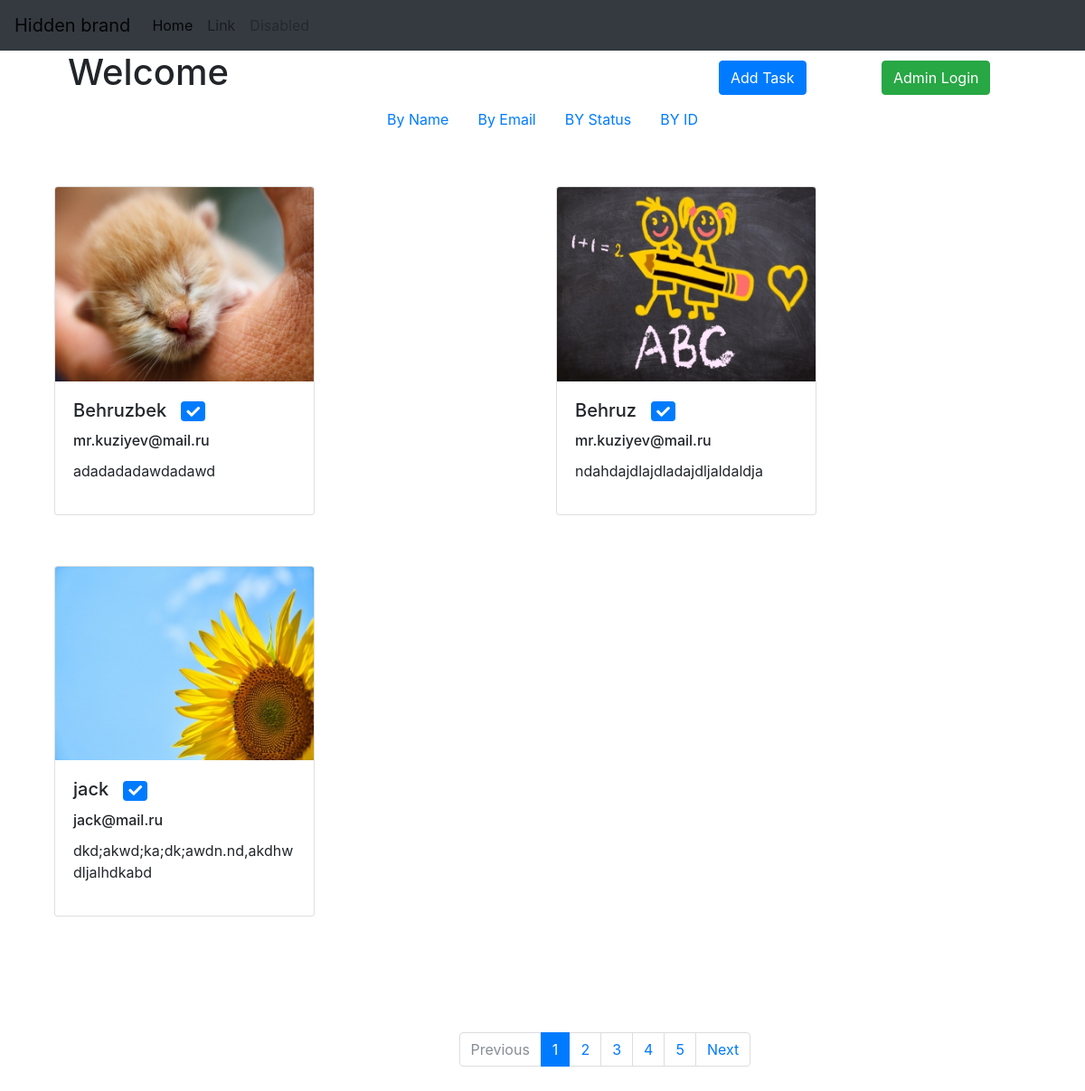
/?page=1, run on the app's committed database.
### tables this page shows
CREATE TABLE `user_tasks` (
  `id` int(11) NOT NULL,
  `name` varchar(150) NOT NULL,
  `email` varchar(150) NOT NULL,
  `task` text NOT NULL,
  `image` varchar(200) NOT NULL,
  `status` tinyint(1) NOT NULL DEFAULT '0'
);

### application/controllers/homeController.php (called while the page is built, shortened)
<?php
class HomeController extends Controller{
    public function paginateAction() {
        $all_res = $this->model->get_all_data();
        $res = $this->model->getData();
        $vars = [
            'result' => $res,
            'allresult' => $all_res
        ];
        $this->view->render('Home page',$vars);
    }
}

### index.php (called while the page is built, shortened)
<?php
spl_autoload_register(function($class) {
    $path = str_replace('\\','/',$class.'.php');
});
$router = new Router;
$router->run();

### application/lib/DB.php (called while the page is built, shortened)
<?php
class DB {
    protected $db_conn;
    public function __construct() {
       $db_config = require 'application/config/db_conf.php';
       try{
       $this->db_conn = new PDO('mysql:host ='.$db_config['host'].';dbname='.
                        $db_config['dbname'].'',
                        $db_config['username'],
                        $db_config['password']);
         $this->db_conn->setAttribute(PDO::ATTR_ERRMODE,PDO::ERRMODE_EXCEPTION);
       } catch(PDOException $err) {
           return false;
       }
    }
    public function getAll($tableName) {
        $stmt = $this->db_conn->prepare('SELECT * from '.$tableName);
        $stmt->execute();
        $res = $stmt->fetchAll();
        return $res ? $res : false;
    }
    }

### application/config/db_conf.php (called while the page is built)
<?php
return [
    'host' => 'localhost',
    'dbname' => 'newdb',
    'username' => 'root',
    'password' => ''
];

### application/models/Home.php (called while the page is built, shortened)
<?php
class Home extends Model {
    public function get_all_data() {
        return $this->db_conn->getAll('user_tasks');
    }
}

### application/core/Controller.php (called while the page is built, shortened)
<?php
abstract class Controller {
    public function __construct($route) {
        $this->routes = $route;
        $this->model = $this->loadModel($this->routes['controller']);
    }
    public function loadModel($name) {
        $path = 'application\models\\'.ucfirst($name);
        if(class_exists($path)) {
            return new $path;
        }
    }
}

### application/core/Model.php (called while the page is built, shortened)
<?php
abstract class Model {
    public function __construct() {
        $this->db_conn = new DB;
    }
}

### application/views/home/paginate.php (the view, shortened to what this page needs)
<div class="col-md-12">
  <div class="col-md-6">
  <?php if(isset($_SESSION['adminName'])): ?>
    <h1><?=$_SESSION['adminName']; ?></h1>
<?php else: ?>
<h1><?='Welcome'; ?></h1>
<?php endif; ?>
  </div>
   <div class="col-md-2 col-md-offset-2">
      <a href="/addtask"><button class="btn btn-primary admin-btn">Add Task</button></a>
   </div>
  <div class="col-md-2">
  <?php if(!isset($_SESSION['adminName'])): ?>
    <a href="/login"><button class="btn btn-success admin-btn">Admin Login</button></a>
   <?php else: ?>
    <a href="/logout"><button class="btn btn-danger admin-btn">LogOut</button></a>
   <?php endif; ?>
  </div>
</div>
<div class="col-md-12">
<div class="sort-by">
<ul class="nav justify-content-center">
  <li class="nav-item">
    <a class="nav-link active" href="/?page=<?=$_GET['page'];?>&sort=name">By Name</a>
  </li>
  <li class="nav-item">
    <a class="nav-link" href="/?page=<?=$_GET['page'];?>&sort=email">By Email</a>
  </li>
  <li class="nav-item">
    <a class="nav-link" href="/?page=<?=$_GET['page'];?>&sort=status">BY Status</a>
  </li>
  <li class="nav-item">
    <a class="nav-link" href="/?page=<?=$_GET['page'];?>&sort=id">BY ID</a>
  </li>
</ul>
</div>
</div>
<br>
  <?php foreach($result as $var): ?>
<div class="col-md-6 task-card">
  <div class="card" style="width: 18rem;">
  <img src="<?=$var['image']; ?>" class="card-img-top" alt="...">
  <div class="card-body">
    <h5 class="card-title edit-name"><?=$var['name'];  ?>
      <?php if($var['status']): ?>
<a href=<?php if(isset($_SESSION['adminName'])): ?> "/changestatus?id=<?=$var['id']; ?>" <?php else:?>'#'
 <?php endif; ?>><span class="badge badge-primary status" value = "1">
      <i class="fas fa-check"></i>
      </span></a>
    <?php endif; ?>
     </h5>
    <h6 class="card-title edit-email"><?=$var['email'];  ?></h6>
    <p class="card-text edit-task"><?=$var['task']; ?></p>
  </div>
</div>
</div>
<?php endforeach; ?>
<br>
<?php include('application/views/layout/pagination.php'); ?>

### application/views/layout/pagination.php
<?php $size = sizeof($allresult);
      $cur_page = $_GET['page'];
      if(isset($_GET['sort'])) {
           $cur_page2 = '&sort='.$_GET['sort'];
      }
      else{
          $cur_page2 = "";
      }
      $all_pages = ceil($size/3);
?>
<div class="col-md-6 col-md-offset-5 pagination">
<nav aria-label="...">
  <ul class="pagination">
    <li class="page-item <?php if($cur_page == 1) {echo "disabled";} ?>">
      <a class="page-link" href="<?php if($cur_page > 1) {echo "/?page=";echo $cur_page-1;} ?>" tabindex="-1" aria-disabled="true">Previous</a>
    </li>
  <?php for($i=1;$i<=ceil($size/3);$i++): ?>
    <li class="page-item <?php if($cur_page == $i) {echo "active";} ?>" aria-current="page">
      <a class="page-link" href="/?page=<?=$i; ?><?=$cur_page2;?>"><?=$i; ?>
     <span class="sr-only">(current)</span></a>
    </li>
<?php endfor; ?>
    <li class="page-item <?php if($cur_page == $all_pages) {echo "disabled";} ?>">
      <a class="page-link" href="<?php if($cur_page != $all_pages) {echo "/?page=";echo $cur_page+1;} ?>">Next</a>
    </li>
  </ul>
</nav>
</div>

### application/core/Router.php (shortened to what this page needs)
<?php
class Router {
    protected $routes = [];
    protected $params = [];
    public function add($route,$params) {
        $route = '#^'.$route.'$#';
        $this->routes[$route] = $params;
    }
    public function match() {
        $url = trim($_SERVER['REQUEST_URI'],'/');
          foreach($this->routes as $route => $param) {
              if(preg_match($route,$url,$matches)) {
                $this->params = $param;
                return true;
              }
          }
          return false;
    }
    public function run() {
        if($this->match()) {
            $path = 'application\controllers\\'.ucfirst($this->params['controller']).'Controller';
            if(class_exists($path)) {
                $action = $this->params['action'].'Action';
                if(method_exists($path,$action)) {
                    $controller = new $path($this->params);
                    $controller->$action();
                }else{
                    echo 'Method Not found';
                }
            } else{
                echo "Class Not Found";
            }
        } else{
            echo "No Route Found";
        }
    }
}

### application/core/View.php (shortened to what this page needs)
<?php
class View {
    public $path;
    public function __construct($route) {
        $this->path = $route['controller'].'/'.$route['action'];
    }
    public function render($title,$vars=[]) {
        if(file_exists('application/views/'.$this->path.'.php')) {
            require 'application/views/'.$this->path.'.php';
            $content = ob_get_clean();
            require 'application/views/layout/layout.php';
        }
        else{
            echo 'View Not Found';
        }
    }
}

### application/views/layout/layout.php (shortened to what this page needs)
<!DOCTYPE html>
<html lang="en">
<head>
     <link rel="stylesheet" href="../application/public/css/style.css">
      <link rel="stylesheet" href="../application/public/css/bootstrap.min.css">
      <link rel="stylesheet" href="https://use.fontawesome.com/releases/v5.7.2/css/all.css">
</head>
<body>
    <?php include("navbar.php"); ?>
    <div class="container">
    <?php echo $content; ?>
    </div>
</body>
</html>

### application/views/layout/navbar.php (shortened to what this page needs)
<nav class="navbar navbar-expand-lg navbar-light bg-dark">
  <div class="collapse navbar-collapse" id="navbarTogglerDemo01">
    <a class="navbar-brand" href="#">Hidden brand</a>
    <ul class="navbar-nav mr-auto mt-2 mt-lg-0">
      <li class="nav-item active">
        <a class="nav-link" href="#">Home <span class="sr-only">(current)</span></a>
      </li>
      <li class="nav-item">
        <a class="nav-link" href="#">Link</a>
      </li>
      <li class="nav-item">
        <a class="nav-link disabled" href="#" tabindex="-1" aria-disabled="true">Disabled</a>
      </li>
    </ul>
  </div>
</nav>

### application/public/css/style.css (style rules this page uses)
.sort-by { margin-bottom: 5%; }
.admin-btn { margin-top: 7%; }
.pagination { margin-top: 5%; margin-bottom: 6%; }
.task-card { margin-bottom: 5%; }
@media (min-width: 992px) { .col-md-1, .col-md-2, .col-md-3, .col-md-4, .col-md-5, .col-md-6, .col-md-7, .col-md-8, .col-md-9, .col-md-10, .col-md-11, .col-md-12 { float: left; } }
@media (min-width: 992px) { .col-md-12 { width: 100%; } }
@media (min-width: 992px) { .col-md-6 { width: 50%; } }
@media (min-width: 992px) { .col-md-2 { width: 16.666666666666664%; } }
@media (min-width: 992px) { .col-md-offset-5 { margin-left: 41.66666666666667%; } }
@media (min-width: 992px) { .col-md-offset-2 { margin-left: 16.666666666666664%; } }

### data on the page
user_tasks: image (picture), name "Behruzbek", status 1 (drawn), email "mr.kuziyev@mail.ru", task "adadadadawdadawd"
user_tasks: image (picture), name "Behruz", status 1 (drawn), email "mr.kuziyev@mail.ru", task "ndahdajdlajdladajdljaldaldja"
user_tasks: image (picture), name "jack", status 1 (drawn), email "jack@mail.ru", task "dkd;akwd;ka;dk;awdn.nd,akdhwdljalhdkabd"
